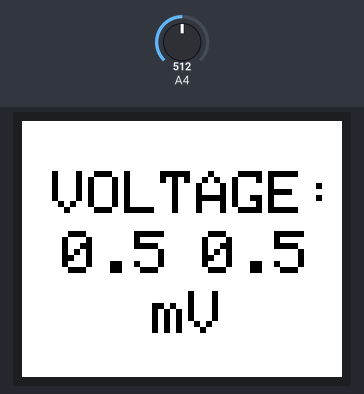
The sketch below on a simulated Arduino Leonardo, built with avr-gcc and run on an emulated ATmega32U4. Shown: 160×128 colour display. Inputs (shaded band) come from the test bench; at power-on: A4 = 512.

Above: at 1.6 s.
1.7 s: A4 set to 716
At 3.6 s:
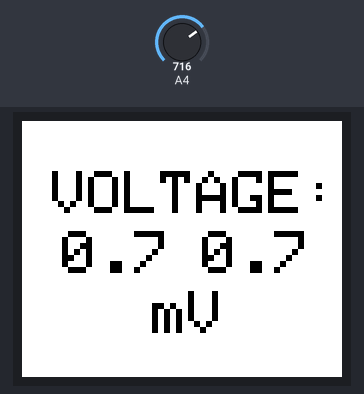
4.5 s: A4 set to 900
At 6.4 s:
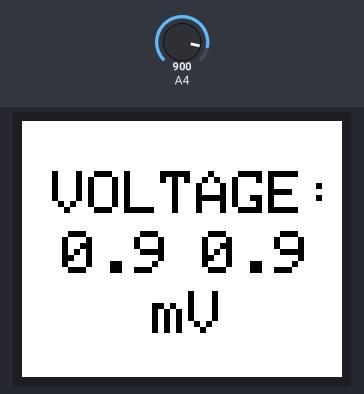
7.5 s: A4 set to 1010
At 9.4 s:
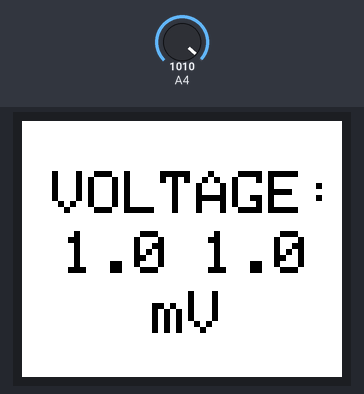
Timing chart, 0 to 10.9 s (numbered marks = the images above; inputs shaded):
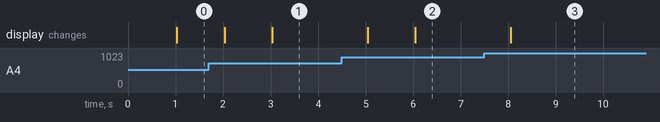

Measured:
- after the input at 1.7 s, the display: first changes after 0.33 s (image 1 shows a later state)
- after the input at 4.5 s, the display: first changes after 0.54 s (image 2 shows a later state)
- after the input at 7.5 s, the display: changes after 0.56 s (image 3)

The sketch:

sketch_jul24a_copy_20240731233114.ino
```cpp
#include <TFT.h> // Hardware-specific library
#include <SPI.h>

#define CS   10
#define DC   9
#define RESET  8

char sensorPrintout[4];

// pin definition for the Leonardo


TFT myScreen = TFT(CS, DC, RESET);

int u = 0; // переменная для числа пребразования 0-1023
float u_in = 0.0; // переменная для напряжения
float uRef = 1.1;
int FriqMeter = 100;
String difValW = "0";
String sensorValW="0";
String sensorVal = "0";
String difVal = "0";

void setup() {
  myScreen.begin();

  myScreen.background(255, 255, 255);
  myScreen.stroke(0,0,0);
  myScreen.setTextSize(3);
  myScreen.text("VOLTAGE: ", 15, 25);
  myScreen.text("mV", 65, 85);

  pinMode(A4,INPUT);// A1 - аналоговый вход
  Serial.begin(9600);
  analogReference (INTERNAL);
}

float difU (int friqMeter)
{
  float uDif = 0.0;
  for (int i = 0; i<1000/friqMeter; i++)
  {
    u = analogRead(A4); // измерение
    u_in = (u * uRef) / 1023;
    uDif += u_in;
    delay (friqMeter);
  }
  uDif = uDif/(1000/friqMeter);
  return uDif;
}


void loop() {
  difValW = difVal;
  sensorValW = sensorVal;

  u = analogRead(A4); // измерение
  u_in = (u * uRef) / 1023; // пересчет измерения в вольты

  difVal = String(difU(FriqMeter)); // измерение
  sensorVal = String(u_in);


  myScreen.stroke(255,255,255);//закраска фоном

  sensorValW.toCharArray(sensorPrintout, 4);//рисуем в сек
  myScreen.text(sensorPrintout, 90, 55);

  difValW. toCharArray(sensorPrintout, 4);//рисуем диф
  myScreen.text(sensorPrintout, 20, 55);


  sensorVal.toCharArray(sensorPrintout, 4);//рисуем в сек
  myScreen.stroke(0,0,0);
  myScreen.setTextSize(3);
  myScreen.text(sensorPrintout, 90, 55);

  difVal.toCharArray(sensorPrintout, 4);//рисуем диф
  myScreen.stroke(0,0,0);
  myScreen.setTextSize(3);
  myScreen.text(sensorPrintout, 20, 55);


 // Serial.println(u_in); // вывод напряжения в serial monitor


}
```
